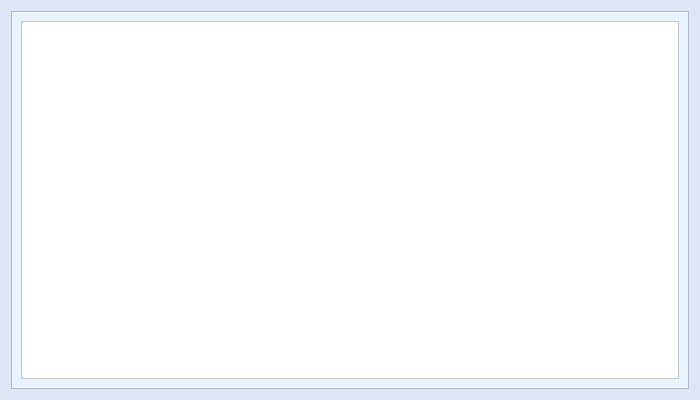
<?xml version="1.0" encoding="UTF-8"?>
<ui version="4.0">
 <class>Dialog</class>
 <widget class="QDialog" name="Dialog">
  <property name="geometry">
   <rect>
    <x>0</x>
    <y>0</y>
    <width>700</width>
    <height>400</height>
   </rect>
  </property>
  <property name="minimumSize">
   <size>
    <width>700</width>
    <height>400</height>
   </size>
  </property>
  <property name="palette">
   <palette>
    <active>
     <colorrole role="WindowText">
      <brush brushstyle="SolidPattern">
       <color alpha="255">
        <red>0</red>
        <green>0</green>
        <blue>0</blue>
       </color>
      </brush>
     </colorrole>
     <colorrole role="Button">
      <brush brushstyle="SolidPattern">
       <color alpha="255">
        <red>220</red>
        <green>231</green>
        <blue>243</blue>
       </color>
      </brush>
     </colorrole>
     <colorrole role="Light">
      <brush brushstyle="SolidPattern">
       <color alpha="255">
        <red>255</red>
        <green>255</green>
        <blue>255</blue>
       </color>
      </brush>
     </colorrole>
     <colorrole role="Midlight">
      <brush brushstyle="SolidPattern">
       <color alpha="255">
        <red>237</red>
        <green>243</green>
        <blue>249</blue>
       </color>
      </brush>
     </colorrole>
     <colorrole role="Dark">
      <brush brushstyle="SolidPattern">
       <color alpha="255">
        <red>110</red>
        <green>115</green>
        <blue>121</blue>
       </color>
      </brush>
     </colorrole>
     <colorrole role="Mid">
      <brush brushstyle="SolidPattern">
       <color alpha="255">
        <red>147</red>
        <green>154</green>
        <blue>162</blue>
       </color>
      </brush>
     </colorrole>
     <colorrole role="Text">
      <brush brushstyle="SolidPattern">
       <color alpha="255">
        <red>0</red>
        <green>0</green>
        <blue>0</blue>
       </color>
      </brush>
     </colorrole>
     <colorrole role="BrightText">
      <brush brushstyle="SolidPattern">
       <color alpha="255">
        <red>255</red>
        <green>255</green>
        <blue>255</blue>
       </color>
      </brush>
     </colorrole>
     <colorrole role="ButtonText">
      <brush brushstyle="SolidPattern">
       <color alpha="255">
        <red>0</red>
        <green>0</green>
        <blue>0</blue>
       </color>
      </brush>
     </colorrole>
     <colorrole role="Base">
      <brush brushstyle="SolidPattern">
       <color alpha="255">
        <red>255</red>
        <green>255</green>
        <blue>255</blue>
       </color>
      </brush>
     </colorrole>
     <colorrole role="Window">
      <brush brushstyle="SolidPattern">
       <color alpha="255">
        <red>220</red>
        <green>231</green>
        <blue>243</blue>
       </color>
      </brush>
     </colorrole>
     <colorrole role="Shadow">
      <brush brushstyle="SolidPattern">
       <color alpha="255">
        <red>0</red>
        <green>0</green>
        <blue>0</blue>
       </color>
      </brush>
     </colorrole>
     <colorrole role="AlternateBase">
      <brush brushstyle="SolidPattern">
       <color alpha="255">
        <red>237</red>
        <green>243</green>
        <blue>249</blue>
       </color>
      </brush>
     </colorrole>
     <colorrole role="ToolTipBase">
      <brush brushstyle="SolidPattern">
       <color alpha="255">
        <red>255</red>
        <green>255</green>
        <blue>220</blue>
       </color>
      </brush>
     </colorrole>
     <colorrole role="ToolTipText">
      <brush brushstyle="SolidPattern">
       <color alpha="255">
        <red>0</red>
        <green>0</green>
        <blue>0</blue>
       </color>
      </brush>
     </colorrole>
    </active>
    <inactive>
     <colorrole role="WindowText">
      <brush brushstyle="SolidPattern">
       <color alpha="255">
        <red>0</red>
        <green>0</green>
        <blue>0</blue>
       </color>
      </brush>
     </colorrole>
     <colorrole role="Button">
      <brush brushstyle="SolidPattern">
       <color alpha="255">
        <red>220</red>
        <green>231</green>
        <blue>243</blue>
       </color>
      </brush>
     </colorrole>
     <colorrole role="Light">
      <brush brushstyle="SolidPattern">
       <color alpha="255">
        <red>255</red>
        <green>255</green>
        <blue>255</blue>
       </color>
      </brush>
     </colorrole>
     <colorrole role="Midlight">
      <brush brushstyle="SolidPattern">
       <color alpha="255">
        <red>237</red>
        <green>243</green>
        <blue>249</blue>
       </color>
      </brush>
     </colorrole>
     <colorrole role="Dark">
      <brush brushstyle="SolidPattern">
       <color alpha="255">
        <red>110</red>
        <green>115</green>
        <blue>121</blue>
       </color>
      </brush>
     </colorrole>
     <colorrole role="Mid">
      <brush brushstyle="SolidPattern">
       <color alpha="255">
        <red>147</red>
        <green>154</green>
        <blue>162</blue>
       </color>
      </brush>
     </colorrole>
     <colorrole role="Text">
      <brush brushstyle="SolidPattern">
       <color alpha="255">
        <red>0</red>
        <green>0</green>
        <blue>0</blue>
       </color>
      </brush>
     </colorrole>
     <colorrole role="BrightText">
      <brush brushstyle="SolidPattern">
       <color alpha="255">
        <red>255</red>
        <green>255</green>
        <blue>255</blue>
       </color>
      </brush>
     </colorrole>
     <colorrole role="ButtonText">
      <brush brushstyle="SolidPattern">
       <color alpha="255">
        <red>0</red>
        <green>0</green>
        <blue>0</blue>
       </color>
      </brush>
     </colorrole>
     <colorrole role="Base">
      <brush brushstyle="SolidPattern">
       <color alpha="255">
        <red>255</red>
        <green>255</green>
        <blue>255</blue>
       </color>
      </brush>
     </colorrole>
     <colorrole role="Window">
      <brush brushstyle="SolidPattern">
       <color alpha="255">
        <red>220</red>
        <green>231</green>
        <blue>243</blue>
       </color>
      </brush>
     </colorrole>
     <colorrole role="Shadow">
      <brush brushstyle="SolidPattern">
       <color alpha="255">
        <red>0</red>
        <green>0</green>
        <blue>0</blue>
       </color>
      </brush>
     </colorrole>
     <colorrole role="AlternateBase">
      <brush brushstyle="SolidPattern">
       <color alpha="255">
        <red>237</red>
        <green>243</green>
        <blue>249</blue>
       </color>
      </brush>
     </colorrole>
     <colorrole role="ToolTipBase">
      <brush brushstyle="SolidPattern">
       <color alpha="255">
        <red>255</red>
        <green>255</green>
        <blue>220</blue>
       </color>
      </brush>
     </colorrole>
     <colorrole role="ToolTipText">
      <brush brushstyle="SolidPattern">
       <color alpha="255">
        <red>0</red>
        <green>0</green>
        <blue>0</blue>
       </color>
      </brush>
     </colorrole>
    </inactive>
    <disabled>
     <colorrole role="WindowText">
      <brush brushstyle="SolidPattern">
       <color alpha="255">
        <red>110</red>
        <green>115</green>
        <blue>121</blue>
       </color>
      </brush>
     </colorrole>
     <colorrole role="Button">
      <brush brushstyle="SolidPattern">
       <color alpha="255">
        <red>220</red>
        <green>231</green>
        <blue>243</blue>
       </color>
      </brush>
     </colorrole>
     <colorrole role="Light">
      <brush brushstyle="SolidPattern">
       <color alpha="255">
        <red>255</red>
        <green>255</green>
        <blue>255</blue>
       </color>
      </brush>
     </colorrole>
     <colorrole role="Midlight">
      <brush brushstyle="SolidPattern">
       <color alpha="255">
        <red>237</red>
        <green>243</green>
        <blue>249</blue>
       </color>
      </brush>
     </colorrole>
     <colorrole role="Dark">
      <brush brushstyle="SolidPattern">
       <color alpha="255">
        <red>110</red>
        <green>115</green>
        <blue>121</blue>
       </color>
      </brush>
     </colorrole>
     <colorrole role="Mid">
      <brush brushstyle="SolidPattern">
       <color alpha="255">
        <red>147</red>
        <green>154</green>
        <blue>162</blue>
       </color>
      </brush>
     </colorrole>
     <colorrole role="Text">
      <brush brushstyle="SolidPattern">
       <color alpha="255">
        <red>110</red>
        <green>115</green>
        <blue>121</blue>
       </color>
      </brush>
     </colorrole>
     <colorrole role="BrightText">
      <brush brushstyle="SolidPattern">
       <color alpha="255">
        <red>255</red>
        <green>255</green>
        <blue>255</blue>
       </color>
      </brush>
     </colorrole>
     <colorrole role="ButtonText">
      <brush brushstyle="SolidPattern">
       <color alpha="255">
        <red>110</red>
        <green>115</green>
        <blue>121</blue>
       </color>
      </brush>
     </colorrole>
     <colorrole role="Base">
      <brush brushstyle="SolidPattern">
       <color alpha="255">
        <red>220</red>
        <green>231</green>
        <blue>243</blue>
       </color>
      </brush>
     </colorrole>
     <colorrole role="Window">
      <brush brushstyle="SolidPattern">
       <color alpha="255">
        <red>220</red>
        <green>231</green>
        <blue>243</blue>
       </color>
      </brush>
     </colorrole>
     <colorrole role="Shadow">
      <brush brushstyle="SolidPattern">
       <color alpha="255">
        <red>0</red>
        <green>0</green>
        <blue>0</blue>
       </color>
      </brush>
     </colorrole>
     <colorrole role="AlternateBase">
      <brush brushstyle="SolidPattern">
       <color alpha="255">
        <red>220</red>
        <green>231</green>
        <blue>243</blue>
       </color>
      </brush>
     </colorrole>
     <colorrole role="ToolTipBase">
      <brush brushstyle="SolidPattern">
       <color alpha="255">
        <red>255</red>
        <green>255</green>
        <blue>220</blue>
       </color>
      </brush>
     </colorrole>
     <colorrole role="ToolTipText">
      <brush brushstyle="SolidPattern">
       <color alpha="255">
        <red>0</red>
        <green>0</green>
        <blue>0</blue>
       </color>
      </brush>
     </colorrole>
    </disabled>
   </palette>
  </property>
  <property name="windowTitle">
   <string>Metadata</string>
  </property>
  <property name="windowIcon">
   <iconset resource="../../images/img.qrc">
    <normaloff>:/img/logo_no_text.svg</normaloff>:/img/logo_no_text.svg</iconset>
  </property>
  <property name="autoFillBackground">
   <bool>true</bool>
  </property>
  <layout class="QGridLayout" name="gridLayout">
   <item row="0" column="0">
    <widget class="QFrame" name="frame_metadata">
     <property name="palette">
      <palette>
       <active>
        <colorrole role="WindowText">
         <brush brushstyle="SolidPattern">
          <color alpha="255">
           <red>0</red>
           <green>0</green>
           <blue>0</blue>
          </color>
         </brush>
        </colorrole>
        <colorrole role="Button">
         <brush brushstyle="SolidPattern">
          <color alpha="255">
           <red>231</red>
           <green>243</green>
           <blue>255</blue>
          </color>
         </brush>
        </colorrole>
        <colorrole role="Light">
         <brush brushstyle="SolidPattern">
          <color alpha="255">
           <red>255</red>
           <green>255</green>
           <blue>255</blue>
          </color>
         </brush>
        </colorrole>
        <colorrole role="Midlight">
         <brush brushstyle="SolidPattern">
          <color alpha="255">
           <red>243</red>
           <green>249</green>
           <blue>255</blue>
          </color>
         </brush>
        </colorrole>
        <colorrole role="Dark">
         <brush brushstyle="SolidPattern">
          <color alpha="255">
           <red>115</red>
           <green>121</green>
           <blue>127</blue>
          </color>
         </brush>
        </colorrole>
        <colorrole role="Mid">
         <brush brushstyle="SolidPattern">
          <color alpha="255">
           <red>154</red>
           <green>162</green>
           <blue>170</blue>
          </color>
         </brush>
        </colorrole>
        <colorrole role="Text">
         <brush brushstyle="SolidPattern">
          <color alpha="255">
           <red>0</red>
           <green>0</green>
           <blue>0</blue>
          </color>
         </brush>
        </colorrole>
        <colorrole role="BrightText">
         <brush brushstyle="SolidPattern">
          <color alpha="255">
           <red>255</red>
           <green>255</green>
           <blue>255</blue>
          </color>
         </brush>
        </colorrole>
        <colorrole role="ButtonText">
         <brush brushstyle="SolidPattern">
          <color alpha="255">
           <red>0</red>
           <green>0</green>
           <blue>0</blue>
          </color>
         </brush>
        </colorrole>
        <colorrole role="Base">
         <brush brushstyle="SolidPattern">
          <color alpha="255">
           <red>255</red>
           <green>255</green>
           <blue>255</blue>
          </color>
         </brush>
        </colorrole>
        <colorrole role="Window">
         <brush brushstyle="SolidPattern">
          <color alpha="255">
           <red>231</red>
           <green>243</green>
           <blue>255</blue>
          </color>
         </brush>
        </colorrole>
        <colorrole role="Shadow">
         <brush brushstyle="SolidPattern">
          <color alpha="255">
           <red>0</red>
           <green>0</green>
           <blue>0</blue>
          </color>
         </brush>
        </colorrole>
        <colorrole role="AlternateBase">
         <brush brushstyle="SolidPattern">
          <color alpha="255">
           <red>243</red>
           <green>249</green>
           <blue>255</blue>
          </color>
         </brush>
        </colorrole>
        <colorrole role="ToolTipBase">
         <brush brushstyle="SolidPattern">
          <color alpha="255">
           <red>255</red>
           <green>255</green>
           <blue>220</blue>
          </color>
         </brush>
        </colorrole>
        <colorrole role="ToolTipText">
         <brush brushstyle="SolidPattern">
          <color alpha="255">
           <red>0</red>
           <green>0</green>
           <blue>0</blue>
          </color>
         </brush>
        </colorrole>
       </active>
       <inactive>
        <colorrole role="WindowText">
         <brush brushstyle="SolidPattern">
          <color alpha="255">
           <red>0</red>
           <green>0</green>
           <blue>0</blue>
          </color>
         </brush>
        </colorrole>
        <colorrole role="Button">
         <brush brushstyle="SolidPattern">
          <color alpha="255">
           <red>231</red>
           <green>243</green>
           <blue>255</blue>
          </color>
         </brush>
        </colorrole>
        <colorrole role="Light">
         <brush brushstyle="SolidPattern">
          <color alpha="255">
           <red>255</red>
           <green>255</green>
           <blue>255</blue>
          </color>
         </brush>
        </colorrole>
        <colorrole role="Midlight">
         <brush brushstyle="SolidPattern">
          <color alpha="255">
           <red>243</red>
           <green>249</green>
           <blue>255</blue>
          </color>
         </brush>
        </colorrole>
        <colorrole role="Dark">
         <brush brushstyle="SolidPattern">
          <color alpha="255">
           <red>115</red>
           <green>121</green>
           <blue>127</blue>
          </color>
         </brush>
        </colorrole>
        <colorrole role="Mid">
         <brush brushstyle="SolidPattern">
          <color alpha="255">
           <red>154</red>
           <green>162</green>
           <blue>170</blue>
          </color>
         </brush>
        </colorrole>
        <colorrole role="Text">
         <brush brushstyle="SolidPattern">
          <color alpha="255">
           <red>0</red>
           <green>0</green>
           <blue>0</blue>
          </color>
         </brush>
        </colorrole>
        <colorrole role="BrightText">
         <brush brushstyle="SolidPattern">
          <color alpha="255">
           <red>255</red>
           <green>255</green>
           <blue>255</blue>
          </color>
         </brush>
        </colorrole>
        <colorrole role="ButtonText">
         <brush brushstyle="SolidPattern">
          <color alpha="255">
           <red>0</red>
           <green>0</green>
           <blue>0</blue>
          </color>
         </brush>
        </colorrole>
        <colorrole role="Base">
         <brush brushstyle="SolidPattern">
          <color alpha="255">
           <red>255</red>
           <green>255</green>
           <blue>255</blue>
          </color>
         </brush>
        </colorrole>
        <colorrole role="Window">
         <brush brushstyle="SolidPattern">
          <color alpha="255">
           <red>231</red>
           <green>243</green>
           <blue>255</blue>
          </color>
         </brush>
        </colorrole>
        <colorrole role="Shadow">
         <brush brushstyle="SolidPattern">
          <color alpha="255">
           <red>0</red>
           <green>0</green>
           <blue>0</blue>
          </color>
         </brush>
        </colorrole>
        <colorrole role="AlternateBase">
         <brush brushstyle="SolidPattern">
          <color alpha="255">
           <red>243</red>
           <green>249</green>
           <blue>255</blue>
          </color>
         </brush>
        </colorrole>
        <colorrole role="ToolTipBase">
         <brush brushstyle="SolidPattern">
          <color alpha="255">
           <red>255</red>
           <green>255</green>
           <blue>220</blue>
          </color>
         </brush>
        </colorrole>
        <colorrole role="ToolTipText">
         <brush brushstyle="SolidPattern">
          <color alpha="255">
           <red>0</red>
           <green>0</green>
           <blue>0</blue>
          </color>
         </brush>
        </colorrole>
       </inactive>
       <disabled>
        <colorrole role="WindowText">
         <brush brushstyle="SolidPattern">
          <color alpha="255">
           <red>115</red>
           <green>121</green>
           <blue>127</blue>
          </color>
         </brush>
        </colorrole>
        <colorrole role="Button">
         <brush brushstyle="SolidPattern">
          <color alpha="255">
           <red>231</red>
           <green>243</green>
           <blue>255</blue>
          </color>
         </brush>
        </colorrole>
        <colorrole role="Light">
         <brush brushstyle="SolidPattern">
          <color alpha="255">
           <red>255</red>
           <green>255</green>
           <blue>255</blue>
          </color>
         </brush>
        </colorrole>
        <colorrole role="Midlight">
         <brush brushstyle="SolidPattern">
          <color alpha="255">
           <red>243</red>
           <green>249</green>
           <blue>255</blue>
          </color>
         </brush>
        </colorrole>
        <colorrole role="Dark">
         <brush brushstyle="SolidPattern">
          <color alpha="255">
           <red>115</red>
           <green>121</green>
           <blue>127</blue>
          </color>
         </brush>
        </colorrole>
        <colorrole role="Mid">
         <brush brushstyle="SolidPattern">
          <color alpha="255">
           <red>154</red>
           <green>162</green>
           <blue>170</blue>
          </color>
         </brush>
        </colorrole>
        <colorrole role="Text">
         <brush brushstyle="SolidPattern">
          <color alpha="255">
           <red>115</red>
           <green>121</green>
           <blue>127</blue>
          </color>
         </brush>
        </colorrole>
        <colorrole role="BrightText">
         <brush brushstyle="SolidPattern">
          <color alpha="255">
           <red>255</red>
           <green>255</green>
           <blue>255</blue>
          </color>
         </brush>
        </colorrole>
        <colorrole role="ButtonText">
         <brush brushstyle="SolidPattern">
          <color alpha="255">
           <red>115</red>
           <green>121</green>
           <blue>127</blue>
          </color>
         </brush>
        </colorrole>
        <colorrole role="Base">
         <brush brushstyle="SolidPattern">
          <color alpha="255">
           <red>231</red>
           <green>243</green>
           <blue>255</blue>
          </color>
         </brush>
        </colorrole>
        <colorrole role="Window">
         <brush brushstyle="SolidPattern">
          <color alpha="255">
           <red>231</red>
           <green>243</green>
           <blue>255</blue>
          </color>
         </brush>
        </colorrole>
        <colorrole role="Shadow">
         <brush brushstyle="SolidPattern">
          <color alpha="255">
           <red>0</red>
           <green>0</green>
           <blue>0</blue>
          </color>
         </brush>
        </colorrole>
        <colorrole role="AlternateBase">
         <brush brushstyle="SolidPattern">
          <color alpha="255">
           <red>231</red>
           <green>243</green>
           <blue>255</blue>
          </color>
         </brush>
        </colorrole>
        <colorrole role="ToolTipBase">
         <brush brushstyle="SolidPattern">
          <color alpha="255">
           <red>255</red>
           <green>255</green>
           <blue>220</blue>
          </color>
         </brush>
        </colorrole>
        <colorrole role="ToolTipText">
         <brush brushstyle="SolidPattern">
          <color alpha="255">
           <red>0</red>
           <green>0</green>
           <blue>0</blue>
          </color>
         </brush>
        </colorrole>
       </disabled>
      </palette>
     </property>
     <property name="autoFillBackground">
      <bool>true</bool>
     </property>
     <property name="frameShape">
      <enum>QFrame::StyledPanel</enum>
     </property>
     <property name="frameShadow">
      <enum>QFrame::Plain</enum>
     </property>
     <layout class="QGridLayout" name="gridLayout_2">
      <item row="0" column="0">
       <widget class="QScrollArea" name="scroll_area_metadata">
        <property name="palette">
         <palette>
          <active>
           <colorrole role="WindowText">
            <brush brushstyle="SolidPattern">
             <color alpha="255">
              <red>0</red>
              <green>0</green>
              <blue>0</blue>
             </color>
            </brush>
           </colorrole>
           <colorrole role="Button">
            <brush brushstyle="SolidPattern">
             <color alpha="255">
              <red>255</red>
              <green>255</green>
              <blue>255</blue>
             </color>
            </brush>
           </colorrole>
           <colorrole role="Light">
            <brush brushstyle="SolidPattern">
             <color alpha="255">
              <red>255</red>
              <green>255</green>
              <blue>255</blue>
             </color>
            </brush>
           </colorrole>
           <colorrole role="Midlight">
            <brush brushstyle="SolidPattern">
             <color alpha="255">
              <red>255</red>
              <green>255</green>
              <blue>255</blue>
             </color>
            </brush>
           </colorrole>
           <colorrole role="Dark">
            <brush brushstyle="SolidPattern">
             <color alpha="255">
              <red>127</red>
              <green>127</green>
              <blue>127</blue>
             </color>
            </brush>
           </colorrole>
           <colorrole role="Mid">
            <brush brushstyle="SolidPattern">
             <color alpha="255">
              <red>170</red>
              <green>170</green>
              <blue>170</blue>
             </color>
            </brush>
           </colorrole>
           <colorrole role="Text">
            <brush brushstyle="SolidPattern">
             <color alpha="255">
              <red>0</red>
              <green>0</green>
              <blue>0</blue>
             </color>
            </brush>
           </colorrole>
           <colorrole role="BrightText">
            <brush brushstyle="SolidPattern">
             <color alpha="255">
              <red>255</red>
              <green>255</green>
              <blue>255</blue>
             </color>
            </brush>
           </colorrole>
           <colorrole role="ButtonText">
            <brush brushstyle="SolidPattern">
             <color alpha="255">
              <red>0</red>
              <green>0</green>
              <blue>0</blue>
             </color>
            </brush>
           </colorrole>
           <colorrole role="Base">
            <brush brushstyle="SolidPattern">
             <color alpha="255">
              <red>255</red>
              <green>255</green>
              <blue>255</blue>
             </color>
            </brush>
           </colorrole>
           <colorrole role="Window">
            <brush brushstyle="SolidPattern">
             <color alpha="255">
              <red>255</red>
              <green>255</green>
              <blue>255</blue>
             </color>
            </brush>
           </colorrole>
           <colorrole role="Shadow">
            <brush brushstyle="SolidPattern">
             <color alpha="255">
              <red>0</red>
              <green>0</green>
              <blue>0</blue>
             </color>
            </brush>
           </colorrole>
           <colorrole role="AlternateBase">
            <brush brushstyle="SolidPattern">
             <color alpha="255">
              <red>255</red>
              <green>255</green>
              <blue>255</blue>
             </color>
            </brush>
           </colorrole>
           <colorrole role="ToolTipBase">
            <brush brushstyle="SolidPattern">
             <color alpha="255">
              <red>255</red>
              <green>255</green>
              <blue>220</blue>
             </color>
            </brush>
           </colorrole>
           <colorrole role="ToolTipText">
            <brush brushstyle="SolidPattern">
             <color alpha="255">
              <red>0</red>
              <green>0</green>
              <blue>0</blue>
             </color>
            </brush>
           </colorrole>
          </active>
          <inactive>
           <colorrole role="WindowText">
            <brush brushstyle="SolidPattern">
             <color alpha="255">
              <red>0</red>
              <green>0</green>
              <blue>0</blue>
             </color>
            </brush>
           </colorrole>
           <colorrole role="Button">
            <brush brushstyle="SolidPattern">
             <color alpha="255">
              <red>255</red>
              <green>255</green>
              <blue>255</blue>
             </color>
            </brush>
           </colorrole>
           <colorrole role="Light">
            <brush brushstyle="SolidPattern">
             <color alpha="255">
              <red>255</red>
              <green>255</green>
              <blue>255</blue>
             </color>
            </brush>
           </colorrole>
           <colorrole role="Midlight">
            <brush brushstyle="SolidPattern">
             <color alpha="255">
              <red>255</red>
              <green>255</green>
              <blue>255</blue>
             </color>
            </brush>
           </colorrole>
           <colorrole role="Dark">
            <brush brushstyle="SolidPattern">
             <color alpha="255">
              <red>127</red>
              <green>127</green>
              <blue>127</blue>
             </color>
            </brush>
           </colorrole>
           <colorrole role="Mid">
            <brush brushstyle="SolidPattern">
             <color alpha="255">
              <red>170</red>
              <green>170</green>
              <blue>170</blue>
             </color>
            </brush>
           </colorrole>
           <colorrole role="Text">
            <brush brushstyle="SolidPattern">
             <color alpha="255">
              <red>0</red>
              <green>0</green>
              <blue>0</blue>
             </color>
            </brush>
           </colorrole>
           <colorrole role="BrightText">
            <brush brushstyle="SolidPattern">
             <color alpha="255">
              <red>255</red>
              <green>255</green>
              <blue>255</blue>
             </color>
            </brush>
           </colorrole>
           <colorrole role="ButtonText">
            <brush brushstyle="SolidPattern">
             <color alpha="255">
              <red>0</red>
              <green>0</green>
              <blue>0</blue>
             </color>
            </brush>
           </colorrole>
           <colorrole role="Base">
            <brush brushstyle="SolidPattern">
             <color alpha="255">
              <red>255</red>
              <green>255</green>
              <blue>255</blue>
             </color>
            </brush>
           </colorrole>
           <colorrole role="Window">
            <brush brushstyle="SolidPattern">
             <color alpha="255">
              <red>255</red>
              <green>255</green>
              <blue>255</blue>
             </color>
            </brush>
           </colorrole>
           <colorrole role="Shadow">
            <brush brushstyle="SolidPattern">
             <color alpha="255">
              <red>0</red>
              <green>0</green>
              <blue>0</blue>
             </color>
            </brush>
           </colorrole>
           <colorrole role="AlternateBase">
            <brush brushstyle="SolidPattern">
             <color alpha="255">
              <red>255</red>
              <green>255</green>
              <blue>255</blue>
             </color>
            </brush>
           </colorrole>
           <colorrole role="ToolTipBase">
            <brush brushstyle="SolidPattern">
             <color alpha="255">
              <red>255</red>
              <green>255</green>
              <blue>220</blue>
             </color>
            </brush>
           </colorrole>
           <colorrole role="ToolTipText">
            <brush brushstyle="SolidPattern">
             <color alpha="255">
              <red>0</red>
              <green>0</green>
              <blue>0</blue>
             </color>
            </brush>
           </colorrole>
          </inactive>
          <disabled>
           <colorrole role="WindowText">
            <brush brushstyle="SolidPattern">
             <color alpha="255">
              <red>127</red>
              <green>127</green>
              <blue>127</blue>
             </color>
            </brush>
           </colorrole>
           <colorrole role="Button">
            <brush brushstyle="SolidPattern">
             <color alpha="255">
              <red>255</red>
              <green>255</green>
              <blue>255</blue>
             </color>
            </brush>
           </colorrole>
           <colorrole role="Light">
            <brush brushstyle="SolidPattern">
             <color alpha="255">
              <red>255</red>
              <green>255</green>
              <blue>255</blue>
             </color>
            </brush>
           </colorrole>
           <colorrole role="Midlight">
            <brush brushstyle="SolidPattern">
             <color alpha="255">
              <red>255</red>
              <green>255</green>
              <blue>255</blue>
             </color>
            </brush>
           </colorrole>
           <colorrole role="Dark">
            <brush brushstyle="SolidPattern">
             <color alpha="255">
              <red>127</red>
              <green>127</green>
              <blue>127</blue>
             </color>
            </brush>
           </colorrole>
           <colorrole role="Mid">
            <brush brushstyle="SolidPattern">
             <color alpha="255">
              <red>170</red>
              <green>170</green>
              <blue>170</blue>
             </color>
            </brush>
           </colorrole>
           <colorrole role="Text">
            <brush brushstyle="SolidPattern">
             <color alpha="255">
              <red>127</red>
              <green>127</green>
              <blue>127</blue>
             </color>
            </brush>
           </colorrole>
           <colorrole role="BrightText">
            <brush brushstyle="SolidPattern">
             <color alpha="255">
              <red>255</red>
              <green>255</green>
              <blue>255</blue>
             </color>
            </brush>
           </colorrole>
           <colorrole role="ButtonText">
            <brush brushstyle="SolidPattern">
             <color alpha="255">
              <red>127</red>
              <green>127</green>
              <blue>127</blue>
             </color>
            </brush>
           </colorrole>
           <colorrole role="Base">
            <brush brushstyle="SolidPattern">
             <color alpha="255">
              <red>255</red>
              <green>255</green>
              <blue>255</blue>
             </color>
            </brush>
           </colorrole>
           <colorrole role="Window">
            <brush brushstyle="SolidPattern">
             <color alpha="255">
              <red>255</red>
              <green>255</green>
              <blue>255</blue>
             </color>
            </brush>
           </colorrole>
           <colorrole role="Shadow">
            <brush brushstyle="SolidPattern">
             <color alpha="255">
              <red>0</red>
              <green>0</green>
              <blue>0</blue>
             </color>
            </brush>
           </colorrole>
           <colorrole role="AlternateBase">
            <brush brushstyle="SolidPattern">
             <color alpha="255">
              <red>255</red>
              <green>255</green>
              <blue>255</blue>
             </color>
            </brush>
           </colorrole>
           <colorrole role="ToolTipBase">
            <brush brushstyle="SolidPattern">
             <color alpha="255">
              <red>255</red>
              <green>255</green>
              <blue>220</blue>
             </color>
            </brush>
           </colorrole>
           <colorrole role="ToolTipText">
            <brush brushstyle="SolidPattern">
             <color alpha="255">
              <red>0</red>
              <green>0</green>
              <blue>0</blue>
             </color>
            </brush>
           </colorrole>
          </disabled>
         </palette>
        </property>
        <property name="widgetResizable">
         <bool>true</bool>
        </property>
        <widget class="QWidget" name="scroll_area_widget_contents_meta_data">
         <property name="geometry">
          <rect>
           <x>0</x>
           <y>0</y>
           <width>660</width>
           <height>360</height>
          </rect>
         </property>
         <layout class="QGridLayout" name="gridLayout_3">
          <item row="0" column="0">
           <widget class="QPlainTextEdit" name="plain_text_edit_meta_data">
            <property name="font">
             <font>
              <family>Consolas</family>
             </font>
            </property>
            <property name="frameShape">
             <enum>QFrame::NoFrame</enum>
            </property>
            <property name="readOnly">
             <bool>true</bool>
            </property>
           </widget>
          </item>
         </layout>
        </widget>
       </widget>
      </item>
     </layout>
    </widget>
   </item>
  </layout>
 </widget>
 <resources>
  <include location="../../images/img.qrc"/>
 </resources>
 <connections/>
</ui>
